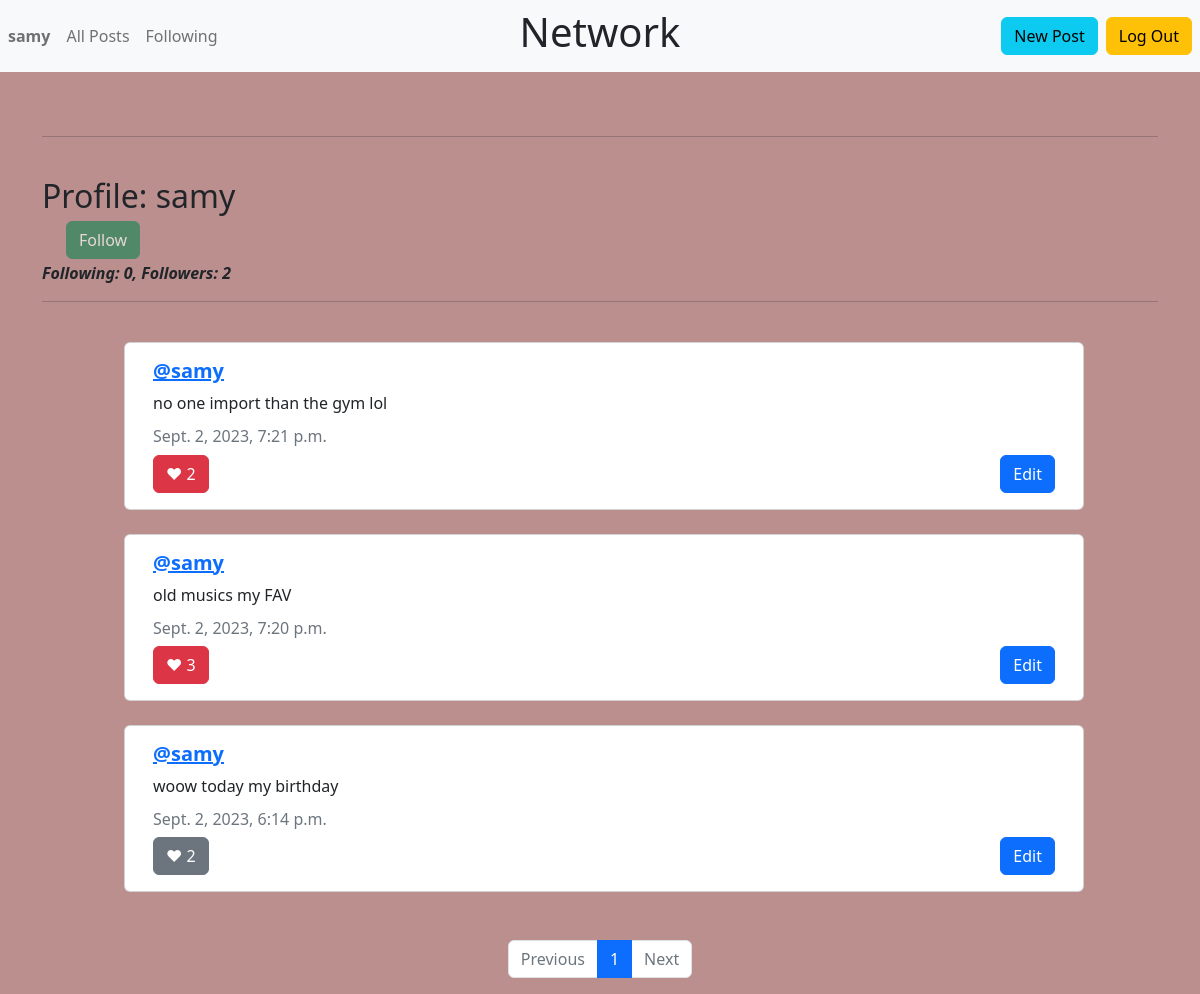
/profile/1 (signed in), run on the app's committed database.
### network/models.py (models this page shows, shortened)
class User(AbstractUser):
    pass

class Post(models.Model):
    author = models.ForeignKey(User, on_delete=models.CASCADE)
    postText = models.CharField(max_length=255)
    posted = models.DateTimeField(auto_now_add=True)
    like = models.ManyToManyField(User, blank=True, related_name="likes")

### network/views.py (the view)
# urls.py: path("profile/<int:user_id>", views.profile, name="profile"),
@login_required
def profile(request, user_id):
    profile = User.objects.get(id=user_id)
    if Follow.objects.filter(user=user_id, followed_by=request.user).exists():
        following_status = True
    else:
        following_status = False
    followList = []
    following = request.user.following.all()
    for x in following:
        followList.append(x.user.id)
    posts = Post.objects.filter(author=user_id).order_by('-posted')
    paginator = Paginator(posts, 10)
    page_number = request.GET.get('page')
    page_obj = paginator.get_page(page_number)
    return render(request, "network/profile.html", {
        "page_obj": page_obj,
        "viewed_profile": profile.username,
        "viewed_profile_id": user_id,
        "posts": posts,
        "following": profile.following.all().count(),
        "followedBy": Follow.objects.filter(user=user_id).count(),
        "following_status": following_status
    })

### network/templates/network/profile.html (shortened to what this page needs)
{% extends "network/layout.html" %}
{% block body %}
<br>
<div class="inline">
<hr><br>
<h2 data-id="{{viewed_profile_id}}">Profile: {{viewed_profile}}</h2>
{% if user.username == viewed_profile %}
<button type="button" style = "position:relative; bottom:2px;" class="follow btn btn-success ms-4" disabled>Follow</button>
{% endif %}
</div>
<i><p ><b>Following: {{following}}, Followers: {{followedBy}}</b></p></i>
<hr>
<br>
<div class="container">
{% for post in page_obj %}
    <div class="row justify-content-center mb-4">
        <div class="ms-2 card" style="width: 60rem" data-id="{{post.id}}";>
            <div class="card-body rounded">
                <h5 class="card-title"><a href="{% url 'profile' user_id=post.author.id%}"><b>@{{ post.author}}</b></h5></a>
                <p class="card-text" id="postText">{{post.postText}}</p>
                <h6 class="card-subtitle mb-2 text-muted">{{post.posted}}</h6>
                {% if user.username in post.like.all|stringformat:'s' %}
                    <button class="btn btn-danger float-left" id="follower">&hearts;&nbsp;<span id="number">{{ post.like.all.count }}</span></button>
                {% else %}
                    <button class="btn btn-secondary float-left" id="follower">&hearts;&nbsp;<span id="number">{{ post.like.all.count }}</span></button>
                {% endif %}
                {% if user.username == post.author|stringformat:'s' %}
                    <button class="btn btn-primary float-end edit" id="edit">  Edit</button>
                {% endif %}
            </div>
        </div>
    <br>
    </div>
{% endfor %}
<br>
<nav aria-label="Page">
    <ul class="pagination justify-content-center">
        {% if page_obj.has_previous %}
            <li class="page-item">
            <a class="page-link" href="?page={{ page_obj.previous_page_number }}">Previous</a>
            </li>
        {% else %}
            <li class="page-item disabled">
            <a class="page-link" href="#" tabindex="-1" aria-disabled="True">Previous</a>
        </li>
        {% endif %}
        {% for i in page_obj.paginator.page_range %}
            {% if page_obj.number == i %}
                <li class="page-item active" aria-current="page">
                <span class="page-link">
                {{ i }}
                </span>
                </li>
            {% else %}
                <li class="page-item"><a class="page-link" href="?page={{ i }}">{{ i }}</a></li>
            {% endif %}
        {% endfor %}
        {% if page_obj.has_next %}
            <li class="page-item">
            <a class="page-link" href="?page={{ page_obj.next_page_number }}">Next</a>
            </li>
        {% else %}
            <li class="page-item disabled">
            <a class="page-link" href="#" tabindex="-1" aria-disabled="True">Next</a>
            </li>
        {% endif %}
    </ul>
    </nav>
{% endblock %}

### network/templates/network/layout.html (shortened to what this page needs)
{% load static %}
<!DOCTYPE html>
<html lang="en">
<head>
    <link href="https://cdn.jsdelivr.net/npm/bootstrap@5.2.3/dist/css/bootstrap.min.css" rel="stylesheet">
    <link rel="stylesheet" href="{% static 'network/styles.css' %}"/>
</head>
<body>
    <nav class="navbar navbar-expand-md navbar-light bg-light">
    <div class="navbar-collapse collapse w-100 order-1 order-md-0 dual-collapse2">
    <ul class="navbar-nav mr-auto">
        {% if user.is_authenticated %}
        <li class="nav-item active">
            <a class="nav-link" href="{% url 'profile' user_id=user.id%}"><strong>{{ user.username }}</strong></a>
        </li>
        <li class="nav-item">
            <a class="nav-link" href="{% url 'allPosts' %}">All Posts</a>
        </li>
        <li class="nav-item">
            <a class="nav-link" href="{% url 'following' %}">Following</a>
        </li>
        {% endif %}
    </ul>
    </div>
    <div class="mx-auto order-0">
    <h1>Network</h1>
    </div>
    <div class="navbar-collapse collapse w-100 order-3 dual-collapse2">
        <ul class="navbar-nav ms-auto">
        {% if user.is_authenticated %}
        <li class="nav-item">
            <a class="btn btn-info me-2" href="{% url 'post' %}" role="button"> New Post</a>
        </li>
        <li class="nav-item">
            <a class="btn btn-warning me-2" href="{% url 'logout' %}" role="button"> Log Out</a>
        </li>
        {% endif %}
    </ul>
    </div>
</nav>
<div class="body">
    <div class="container">
    <br>
    {% block body %}
    {% endblock %}
</div>
</body>
</html>

### network/static/network/styles.css (style rules this page uses)
body { background-color:rosybrown }

### data on the page
User: username "samy"
Post: author "samy", postText "no one import than the gym lol", posted "Sept. 2, 2023, 7:21 p.m.", like.all.count "2", shows "Edit"
Post: author "samy", postText "old musics my FAV", posted "Sept. 2, 2023, 7:20 p.m.", like.all.count "3", shows "Edit"
Post: author "samy", postText "woow today my birthday", posted "Sept. 2, 2023, 6:14 p.m.", like.all.count "2", shows "Edit"

### other printed values
{{ following }} "0"
{{ followedBy }} "2"
{{ i }} "1"
